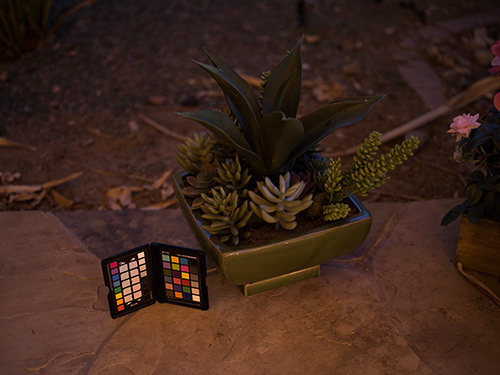
#> input picture Project 1/Second Article/3.bmp, 500 x 375 px; its folder holds only this picture in this run
$ python -i 'Double-function enhancement algorithm.py'   (imports and definitions only)   (older library calls are emulated)
#> lines starting #> are read from the running program, lines starting #| are printed output that depends on the picture
import tkinter as tk
from tkinter import filedialog
import numpy as np
import matplotlib.pyplot as plt
import cv2
from scipy import ndimage
from skimage import exposure ,metrics
from tkinter import ttk

# [19 lines left out: function disp_img, not called in this run]


    ########################################### Convert Color Spaces #####################################
def BGRtoHSV(BGR):
    hsv = cv2.cvtColor(BGR, cv2.COLOR_BGR2HSV)
    return cv2.split(hsv)

def HSVtoBGR(H,S,V):
    hsv = np.stack([H,S,V],axis=2)
    bgr = cv2.cvtColor(hsv, cv2.COLOR_HSV2BGR)
    return bgr

################################################ Denoise TV  #########################################
def denoise_tv(image, weight=1/90, eps=1.e-6, max_num_iter=200):
    """Perform total-variation denoising on n-dimensional images.

    Parameters
    ----------
    image : ndarray
        n-D input data to be denoised.
    weight : float, optional
        Denoising weight It is equal to 1/lambda . The greater `weight`, the more denoising .

    eps : float, optional
        Relative difference of the value of the cost function that determines
        the stop criterion. The algorithm stops when:
            (E_(n-1) - E_n) < eps * E_0
        where E_0 is the initial value of the cost function.

    max_num_iter : int, optional
        Maximal number of iterations used for the optimization.

    Returns
    -------
    out : ndarray
        Denoised array  uint8 [0 - 255].
    """
    image = image.astype(np.float64) # convert image to float
    ndim = image.ndim
    p = np.zeros((image.ndim, ) + image.shape, dtype=image.dtype)
    g = np.zeros_like(p)
    d = np.zeros_like(image)
    i = 0
    while i < max_num_iter:
        if i > 0:
            # d will be the (negative) divergence of p
            d = -p.sum(0)
            slices_d = [slice(None), ] * ndim
            slices_p = [slice(None), ] * (ndim + 1)
            for ax in range(ndim):
                slices_d[ax] = slice(1, None)
                slices_p[ax+1] = slice(0, -1)
                slices_p[0] = ax
                d[tuple(slices_d)] += p[tuple(slices_p)]
                slices_d[ax] = slice(None)
                slices_p[ax+1] = slice(None)
            out = image + d
        else:
            out = image
        E = (d ** 2).sum()

        # g stores the gradients of out along each axis
        # e.g. g[0] is the first order finite difference along axis 0
        slices_g = [slice(None), ] * (ndim + 1)
        for ax in range(ndim):
            slices_g[ax+1] = slice(0, -1)
            slices_g[0] = ax
            g[tuple(slices_g)] = np.diff(out, axis=ax)
            slices_g[ax+1] = slice(None)

        norm = np.sqrt((g ** 2).sum(axis=0))[np.newaxis, ...] # calculate magnitude
        E += weight * norm.sum() # Update cost function
        tau = 1. / (2.*ndim) # calc step
        norm *= tau / weight
        norm += 1.
        p -= tau * g
        p /= norm
        E /= float(image.size)
        if i == 0:
            E_init = E
            E_previous = E
        else:
            if np.abs(E_previous - E) < eps * E_init:
                break
            else:
                E_previous = E
        i += 1
    print(i,tau)
    return out.astype(np.uint8)

######################################## Adaptive Gamma Correction ###################################
def adaptive_gamma_transform(img, n,m):
    """
    Applies adaptive gamma transform on a given image.

    Args:
        img: A grayscale image to be processed.
        m: Size of the local area (height).
        n: Size of the local area (width).

    Returns:
        A gamma corrected image.
    """
    rows, cols = img.shape
    gamma_corrected = np.zeros((rows, cols))

    # Add small value to ignore zero division error and convert to float
    img = (img+1.)/255.

    for i in range(rows):
        for j in range(cols):
            rmin = max(0, i - m//2)
            rmax = min(rows, i + m//2 + 1)
            cmin = max(0, j - n//2)
            cmax = min(cols, j + n//2 + 1)
            local_area = img[rmin:rmax, cmin:cmax]

            N = np.mean(local_area) # calculate mean on local area n x m
            b = np.var(local_area)  # calculate var on local area n x m

            # Calculate the gamma value.
            gamma = N/img[i,j] + b

            # Gamma correct the pixel value.
            gamma_corrected[i,j] = np.power(img[i,j], gamma)

    return (gamma_corrected*255).astype(np.uint8) # transform back to uint8 [0 - 255]

#################################################### MSR #############################################
def get_ksize(sigma):
    # Opencv calculates ksize from sigma as
    # sigma = 0.3*((ksize-1)*0.5 - 1) + 0.8
    # then ksize from sigma is
    # ksize = ((sigma - 0.8)/0.15) + 2.0

    return int(((sigma - 0.8)/0.15) + 2.0)

def get_gaussian_blur(img, ksize=0, sigma=5):
    # Perform convolution I(i,j)*G(i,j)
    # if ksize == 0, then compute ksize from sigma
    if ksize == 0:
        ksize = get_ksize(sigma)

    # Gaussian 2D-kernel can be seperable into 2-orthogonal vectors
    # then compute full kernel by taking outer product or simply mul(V, V.T)
    sep_k = cv2.getGaussianKernel(ksize, sigma)

    return cv2.filter2D(img, -1, np.outer(sep_k, sep_k))

def ssr(img, sigma):
    # Single-scale retinex of an image
    # SSR(x, y) = log(I(x, y)) - log(I(x, y)*G(x, y))
    # G = surrounding function,( Gaussian )

    return np.log10(img) - np.log10(get_gaussian_blur(img, ksize=0, sigma=sigma) + 1.0)

def msr(img, sigma_scales=[15, 80, 250],apply_normalization=True):
    # Multi-scale retinex of an image
    # MSR(x,y) = sum(weight[i]*SSR(x,y, scale[i])), i = {1..n} scales
    img = img + 1.0 # add small value to ignore log(0)
    msr = np.zeros(img.shape)
    # for each sigma scale compute SSR
    for sigma in sigma_scales:
        msr += ssr(img, sigma)

    # divide MSR by weights of each scale
    # here we use equal weights
    msr = msr / len(sigma_scales)

    # computed MSR could be in range [-k, +l], k and l could be any real value
    # so normalize the MSR image values in range [0, 255]
    if apply_normalization:
       return cv2.normalize(msr, None, 0, 255, cv2.NORM_MINMAX, dtype=cv2.CV_8UC3)
    else:
       return msr


############################### Multi-scale Hyperbolic Tangent Enhancement ###########################
def tanh(img, sigma):
    # Single-scale Hyperbolic Tangent Enhancement
    # tanh(I(x,y) / (I(x, y)*G(x, y)))
    # G = surrounding function,( Gaussian )
    return np.tanh(img/get_gaussian_blur(img, ksize=0, sigma=sigma))

def mtanh(img, sigma_scales=[15, 80, 250]):
    # Multi-scale Hyperbolic Tangent Enhancement
    img = img + 1.0 # add small value to ignore zero division
    i_t = np.zeros(img.shape)
    # for each sigma scale compute tanh
    for sigma in sigma_scales:
        i_t += tanh(img, sigma)

    # divide tanh by weights of each scale
    # here we use equal weights 1/3
    i_t = i_t / len(sigma_scales)

    return (i_t*255).astype(np.uint8) # transform back to uint8 [0 - 255]


################################### Double-Function Image Enhancement ################################
def DFIE(img , sigma=[10,40,300],n = 3,m= 3):
    i_l = msr(img,sigma).astype(np.float64) # calculate  weighted MSR
    i_t = mtanh(img,sigma).astype(np.float64) # calculate  weighted tanh

    # Using gausian to estimate mean , much faster than do in in loop
    i_l_mean = cv2.blur(i_l, (n, m))
    i_t_mean = cv2.blur(i_t, (n, m))
    a= i_t_mean/i_l_mean
    alpha = cv2.normalize(a, None, 0, 1.0, cv2.NORM_MINMAX, dtype=cv2.CV_64F)

    balanced = alpha*i_l + (1-alpha)*i_t

    # [15 lines of commented-out code are left out]

    return balanced.astype(np.uint8) # transform back to uint8 [0 - 255]


################################## Three-Dimensional Gamma Correction ################################
def three_dim_gamma_correction(image, weights=[0.05,0.05,0.2], n=3, m=3):
    # add some small value to ignore zerro division and convert to float [0.0 - 1.0]
    image = (image+1.)/255.
    # Initialize output image
    output_image = np.zeros_like(image)
    rows, cols = image.shape

    gx = cv2.Sobel(image, cv2.CV_64F, 1, 0, ksize=3)
    gy = cv2.Sobel(image, cv2.CV_64F, 0, 1, ksize=3)
    Gr =np.hypot(gx,gy) # calculate magnitude, same as sqrt(gx**2 +gy**2)
    # Iterate over each pixel in the input image
    for i in range(rows):
        for j in range(cols):
            rmin = max(0, i - m//2)
            rmax = min(rows, i + m//2 + 1)
            cmin = max(0, j - n//2)
            cmax = min(cols, j + n//2 + 1)
            # Extract local region of size n x m around the pixel
            local_region = image[rmin:rmax, cmin:cmax]
            # Compute local maximum, mean gradient, and variance
            local_max = np.max(local_region)
            local_mean_gradient = np.mean(Gr[i:i+n, j:j+m])
            local_variance = np.var(local_region)

            # Compute gamma correction factor based on local statistics and weights
            gamma = weights[0]*np.exp(image[i,j]/local_max) + weights[1]*np.exp(local_mean_gradient) + weights[2]*np.exp(local_variance)

            # Apply gamma correction to pixel value
            output_image[i,j] = np.power(image[i,j],gamma)*255

    return output_image.astype(np.uint8) # transform back to uint8 [0 - 255]

#################################### Adaptive Saturation  Correction #################################

# [35 lines left out: function adaptive_saturation_adjustment, not called in this run]

############################### Multi Scale Retinex with Color Restoration ###########################
def color_balance(img, low_per, high_per):
    '''Contrast stretch img by histogram equilization with black and white cap'''

    tot_pix = img.shape[1] * img.shape[0]
    # no.of pixels to black-out and white-out
    low_count = tot_pix * low_per / 100
    high_count = tot_pix * (100 - high_per) / 100

    # channels of image
    ch_list = []
    if len(img.shape) == 2:
        ch_list = [img]
    else:
        ch_list = cv2.split(img)

    cs_img = []
    # for each channel, apply contrast-stretch
    for i in range(len(ch_list)):
        ch = ch_list[i]
        # cummulative histogram sum of channel
        cum_hist_sum = np.cumsum(cv2.calcHist([ch], [0], None, [256], (0, 256)))

        # find indices for blacking and whiting out pixels
        li, hi = np.searchsorted(cum_hist_sum, (low_count, high_count))
        if (li == hi):
            cs_img.append(ch)
            continue
        # lut with min-max normalization for [0-255] bins
        lut = np.array([0 if i < li
                        else (255 if i > hi else round((i - li) / (hi - li) * 255))
                        for i in np.arange(0, 256)], dtype = 'uint8')
        # constrast-stretch channel
        cs_ch = cv2.LUT(ch, lut)
        cs_img.append(cs_ch)

    if len(cs_img) == 1:
        return np.squeeze(cs_img)
    elif len(cs_img) > 1:
        return cv2.merge(cs_img)
    return None

# [39 lines left out: functions msrcr, CLAHE, not called in this run]

################################### Adaptive histogram equalization ##################################
def AHE(Img):
    eq = exposure.equalize_adapthist(Img)
    return cv2.normalize(eq, None, 0, 255, cv2.NORM_MINMAX, dtype=cv2.CV_8UC3)


################################################ Metrics #############################################
def PSNR(I_r, I_f):
    mse = np.mean((I_r - I_f) ** 2)
    max_pixel = 255
    psnr = 10 * np.log10(max_pixel ** 2 / mse)
    # psnr = 20 * np.log10(max_pixel/np.sqrt(mse))
    return round(psnr, 4)


def SD(I_f):
    # Compute the histogram
    hist, bins = np.histogram(I_f.flatten(), bins=256)
    # Compute the mean of the histogram
    mean = np.sum(hist * bins[:-1]) / np.sum(hist)

    # Compute the variance of the histogram
    variance = np.sum((bins[:-1] - mean) ** 2 * hist) / np.sum(hist)

    # Compute the standard deviation of the histogram
    return round(np.sqrt(variance), 4)


def SSIM(I_r, I_f, L=255):
    K1 = 0.01
    K2 = 0.03
    C1 = (K1 * L) ** 2
    C2 = (K2 * L) ** 2
    # INITS
    I2_2 = I_f ** 2  # I2^2
    I1_2 = I_r ** 2  # I1^2
    I1_I2 = I_r * I_f  # I1 * I2
    # END INITS
    # PRELIMINARY COMPUTING
    mu1 = cv2.GaussianBlur(I_r, (11, 11), 1.5)
    mu2 = cv2.GaussianBlur(I_f, (11, 11), 1.5)
    mu1_2 = mu1 ** 2
    mu2_2 = mu2 ** 2
    mu1_mu2 = mu1 * mu2
    sigma1_2 = cv2.GaussianBlur(I1_2, (11, 11), 1.5)
    sigma1_2 -= mu1_2
    sigma2_2 = cv2.GaussianBlur(I2_2, (11, 11), 1.5)
    sigma2_2 -= mu2_2
    sigma12 = cv2.GaussianBlur(I1_I2, (11, 11), 1.5)
    sigma12 -= mu1_mu2
    t1 = 2 * mu1_mu2 + C1
    t2 = 2 * sigma12 + C2
    t3 = t1 * t2  # t3 = ((2*mu1_mu2 + C1).*(2*sigma12 + C2))
    t1 = mu1_2 + mu2_2 + C1
    t2 = sigma1_2 + sigma2_2 + C2
    t1 = t1 * t2  # t1 =((mu1_2 + mu2_2 + C1).*(sigma1_2 + sigma2_2 + C2))
    ssim_map = t3 / t1
    mssim = np.mean(ssim_map)  # mssim = average of ssim map
    return round(mssim, 4)


def IE(I_f):
    # Add epsilon to avoid division by zero errors
    epsilon = 2**(-32)
    # Compute the histogram of the image
    hist, _ = np.histogram(I_f.flatten(), bins=256)

    # Calculate the total number of pixels in the image
    num_pixels = np.sum(hist) # same as N*M

    # Calculate the PMF by dividing each bin in the histogram by the total number of pixels
    hist_p = hist / num_pixels

    hist_p = np.clip(hist_p, epsilon, 1)
    E = -np.sum(hist_p * np.log2(hist_p))
    return round(E, 4)


def metric(I_ref ,I_enc):
    I_ref_gray = cv2.cvtColor(I_ref, cv2.COLOR_BGR2GRAY).astype(np.float64)
    I_enc_gray = cv2.cvtColor(I_enc, cv2.COLOR_BGR2GRAY).astype(np.float64)
    info_ref = {'PSNR': PSNR(I_ref_gray, I_enc_gray),'SSIM': SSIM(I_ref_gray, I_enc_gray, L=255) ,'SD': SD(I_enc_gray) ,'IE':IE(I_enc_gray)}
    return info_ref


def Model(Img ,model = 'DFE' ,disp_selector = [False,False,False,False,False ,False,False ,False, False ,False]
           ,sigma = [10,40,400],weights=[0.05,0.05,0.2], kernel = [9,9],lam = 40):

    if model == 'DFE':
         # disp_selector = [Original , Original & I_o,  HSV ,I_d,I_p,I_out,I_img,I_u,S_tag ]
         h,s,v = BGRtoHSV(Img)
         n , m = kernel
         ######################### V - Channel #########################
         I_v= denoise_tv(v, weight =1/lam, eps=1e-6, max_num_iter=100)
         I_d = adaptive_gamma_transform(I_v,n=3,m=3)
         I_p = DFIE(I_d , sigma,n ,m )
         I_out = three_dim_gamma_correction(I_d,weights,n,m)
         I_img = ((I_out/255.*I_p/255.)*255).astype(np.uint8)

         ######################### S - Channel #########################
         I_u= denoise_tv(s, weight=1/lam, eps=1e-6, max_num_iter=100)
         S_tag = exposure.equalize_adapthist(I_u/255.)
         S_tag = cv2.normalize(S_tag, None, 0, 255, cv2.NORM_MINMAX, dtype=cv2.CV_8UC3)

         ############################# I_o #############################
         I_o = HSVtoBGR(h,S_tag,I_img)
         I_o = HSVtoBGR(h,I_u,I_img)
         I_o_cb = color_balance(I_o,1,1)
         performance = metric(Img,I_o)
         if disp_selector[0]:
            disp_img(I_o, title = 'I_o' ,text = {'text' : ['I_o'],'loc':[(280,460)]})
         if disp_selector[1]:
            disp_img(np.block([[Img],[I_o],[I_o_cb]]) , title = 'Enhancement' ,text = {'text' : ['Original','Enhancement','Enhancement + Color Balance'],'loc':[(280,460),(640+280,460),(640*2+230,460)]})
         if disp_selector[2]:
            disp_img(np.block([h,s,v]) , title = 'HSV' ,text = {'text' : ['h-channel','s-channel','v-channel'],'loc':[(280,460),(640+280,460),(640*2+280,460)]})
         if disp_selector[3]:
            disp_img(I_d, title = 'I_d' ,text = {'text' : ['I_d'],'loc':[(280,460)]})
         if disp_selector[4]:
            disp_img(I_p, title = 'I_p' ,text = {'text' : ['I_p'],'loc':[(280,460)]})
         if disp_selector[5]:
            disp_img(I_out, title = 'I_out' ,text = {'text' : ['I_out'],'loc':[(280,460)]})
         if disp_selector[6]:
            disp_img(I_img, title = 'I_img' ,text = {'text' : ['I_img'],'loc':[(280,460)]})
         if disp_selector[7]:
            disp_img(I_u, title = 'I_u' ,text = {'text' : ['I_u'],'loc':[(280,460)]})
         if disp_selector[8]:
            disp_img(I_v, title = 'I_v' ,text = {'text' : ['I_v'],'loc':[(280,460)]})
         if disp_selector[9]:
            disp_img(S_tag, title = 'S_tag' ,text = {'text' : ['S_tag'],'loc':[(280,460)]})
         return  performance
    if model == 'MSRCR':
         I_o = msrcr(Img,sigma_scales=sigma)
         performance = metric(Img,I_o)
         if disp_selector[0]:
            disp_img(I_o, title = 'I_o' ,text = {'text' : ['I_o'],'loc':[(280,460)]})
         if disp_selector[1]:
            disp_img(np.block([[Img],[I_o]]) , title = 'Enhancement' ,text = {'text' : ['Original','Enhancement'],'loc':[(280,460),(640+280,460)]})

         return  performance
    if model == 'CLAHE':
         I_o = CLAHE(Img)
         performance = metric(Img,I_o)
         if disp_selector[0]:
            disp_img(I_o, title = 'I_o' ,text = {'text' : ['I_o'],'loc':[(280,460)]})
         if disp_selector[1]:
            disp_img(np.block([[Img],[I_o]]) , title = 'Enhancement' ,text = {'text' : ['Original','Enhancement'],'loc':[(280,460),(640+280,460)]})

         return  performance
    if model == 'AHE':
         I_o = AHE(Img)
         performance = metric(Img,I_o)
         if disp_selector[0]:
            disp_img(I_o, title = 'I_o' ,text = {'text' : ['I_o'],'loc':[(280,460)]})
         if disp_selector[1]:
            disp_img(np.block([[Img],[I_o]]) , title = 'Enhancement' ,text = {'text' : ['Original','Enhancement'],'loc':[(280,460),(640+280,460)]})

         return  performance


class ImageProcessorGUI:

    # [188 lines left out: functions __init__, en, select_image, display_selected, insert_data_to_metric_table, run, not called in this run]


# [5 lines not run here, left out]

>>> import cv2
>>> picture = cv2.imread('../3.bmp')
#> picture is the input picture: shape (375, 500, 3); mean B, G, R 27.7, 38.4, 62.2
>>> result = Model(picture)
#> after the loop in denoise_tv, `while i < max_num_iter:`:
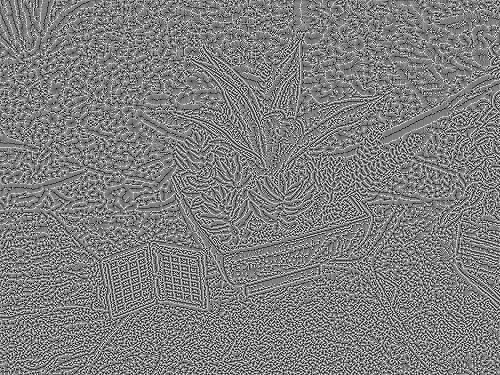
#> d: shape (375, 500) float64; min -0.0854, max 0.0854, mean 1.18e-20; drawn with min black and max white
#> after the loop in denoise_tv, `while i < max_num_iter:`: i = 12
#| 12 0.25
#> in three_dim_gamma_correction, `gy = cv2.Sobel(image, cv2.CV_64F, 0, 1, ksize=3)`:
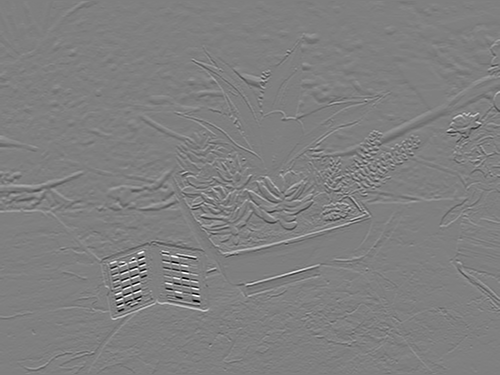
#> gy: shape (375, 500) float64; min -3.98, max 3.96, mean 0.00594; drawn with min black and max white
#> in three_dim_gamma_correction, `Gr =np.hypot(gx,gy)`:
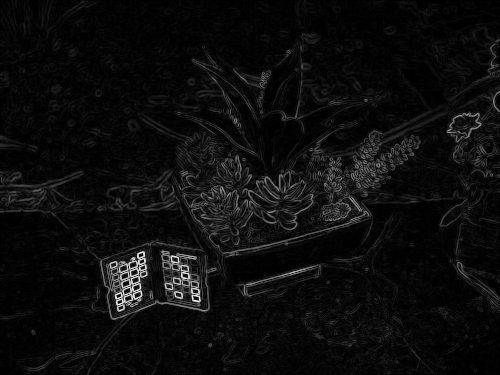
#> Gr: shape (375, 500) float64; min 0, max 4.34, mean 0.235; drawn with min black and max white
#> after the loop in three_dim_gamma_correction, `for i in range(rows):`:
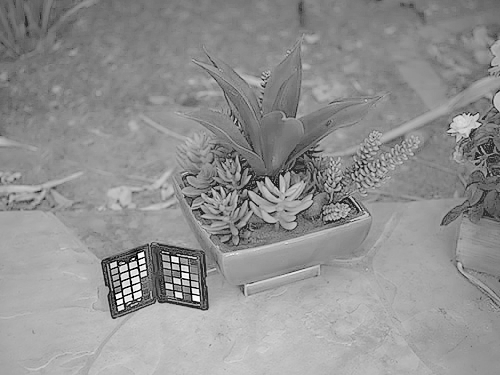
#> output_image: shape (375, 500) float64; min 1.95, max 255.9, mean 146.8; drawn with min black and max white
#> in Model, `I_img = ((I_out/255.*I_p/255.)*255).astype(np.uint8)`:
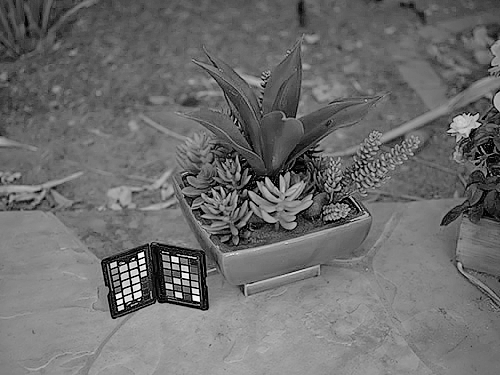
#> I_img: shape (375, 500); min 0, max 254, mean 109.3
#> call 2 of denoise_tv, with weight = 0.025, eps = 1e-06, max_num_iter = 100
#> after the loop in denoise_tv (call 2), `while i < max_num_iter:`:
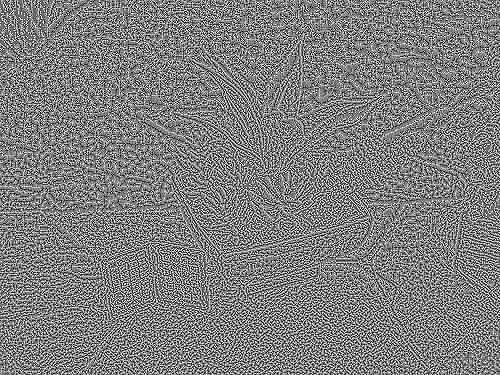
#> d: shape (375, 500) float64; min -0.0854, max 0.0854, mean 3.55e-21; drawn with min black and max white
#> after the loop in denoise_tv (call 2), `while i < max_num_iter:`: i = 7
#| 7 0.25
#> in Model, `S_tag = exposure.equalize_adapthist(I_u/255.)`:
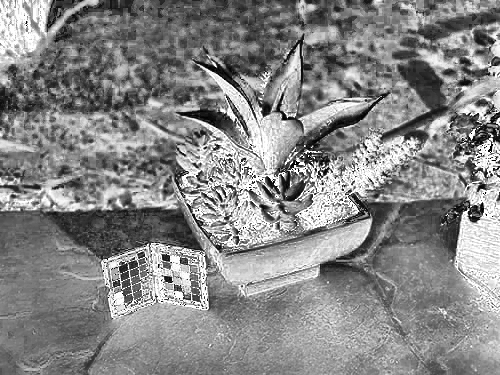
#> S_tag: shape (375, 500) float64; min 0, max 1, mean 0.531
#> the loop in color_balance, `for i in range(len(ch_list)):` made 3 passes
#> (li, hi) on passes 1 to 3: (0, 113), (0, 128), (1, 178)
#> after the loop in color_balance, `for i in range(len(ch_list)):`: cs_img = 3 items
#> in PSNR, `mse = np.mean((I_r - I_f) ** 2)`: mse = 1227.9
#> in PSNR, `psnr = 10 * np.log10(max_pixel ** 2 / mse)`: psnr = 17.24
#> in SSIM, `K1 = 0.01`: K1 = 0.01
#> in SSIM, `C1 = (K1 * L) ** 2`: C1 = 6.5
#> in SSIM, `mssim = np.mean(ssim_map)`: mssim = 0.746
#> in SD, `hist, bins = np.histogram(I_f.flatten(), bins=256)`: hist = 256 values, max 3945 at index 81, min 0 at index 12, mean 732.4; bins = 257 values from 0 to 236
#> in SD, `mean = np.sum(hist * bins[:-1]) / np.sum(hist)`: mean = 77.19
#> in SD, `variance = np.sum((bins[:-1] - mean) ** 2 * hist) / np.sum(hist)`: variance = 679.2
#> in IE, `epsilon = 2**(-32)`: epsilon = 2.33e-10
#> in IE, `num_pixels = np.sum(hist)`: num_pixels = 187500
#> in IE, `hist_p = hist / num_pixels`: hist_p = 256 values, max 0.021 at index 81, min 0 at index 12, mean 0.00391
#> in IE, `hist_p = np.clip(hist_p, epsilon, 1)`: hist_p = 256 values, max 0.021 at index 81, min 2.33e-10 at index 12, mean 0.00391
#> in IE, `E = -np.sum(hist_p * np.log2(hist_p))`: E = 6.6
#> in metric, `info_ref = {'PSNR': PSNR(I_ref_gray, I_enc_gray),'SSIM': SSIM(I_ref_gr..`: info_ref = {'PSNR': 17.24, 'SSIM': 0.746, 'SD': 26.06, 'IE': 6.6}
#> in Model, `performance = metric(Img,I_o)`: performance has the same summary as info_ref in metric
#> result has the same summary as info_ref in metric
